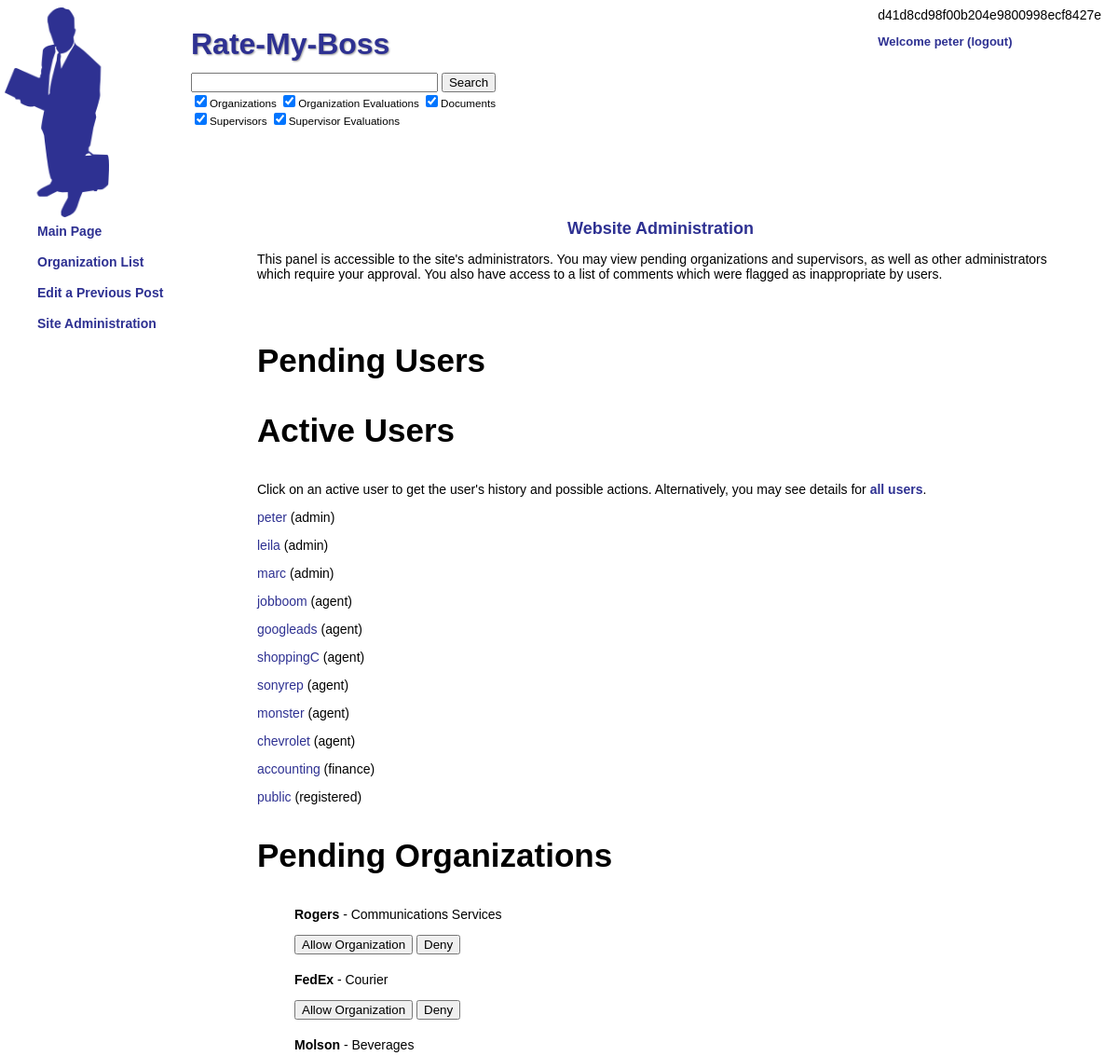
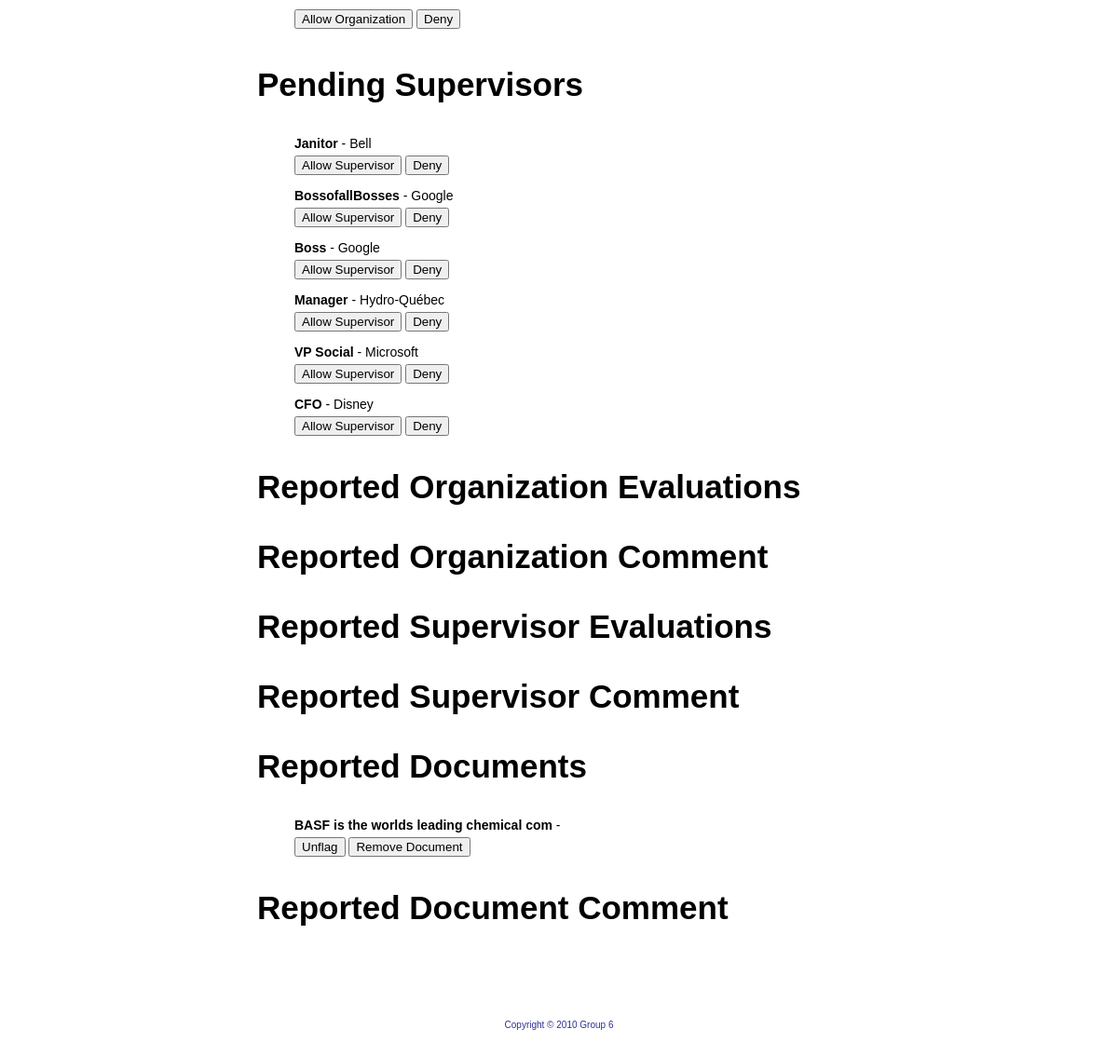
The page /index.php?page=siteadmin (signed in) on the database its author committed (2 pictures, top to bottom).
### tables this page shows
create table user
(
userId INT NOT NULL AUTO_INCREMENT,
name VARCHAR(40) NOT NULL,
password VARCHAR(40) NOT NULL,
type VARCHAR(40) NOT NULL,
question1 VARCHAR(100) NOT NULL,
question2 VARCHAR(100) NOT NULL,
question3 VARCHAR(100) NOT NULL,
answer1 VARCHAR(40) NOT NULL,
answer2 VARCHAR(40) NOT NULL,
answer3 VARCHAR(40) NOT NULL,
isPending INT NOT NULL,
PRIMARY KEY (userId)
);

create table organization
(
orgId INT NOT NULL AUTO_INCREMENT,
name VARCHAR(40) NOT NULL,
industryType VARCHAR(40) NOT NULL,
city VARCHAR(40) NOT NULL,
province VARCHAR(40) NOT NULL,
website VARCHAR(40),
numberofEmployees INT,
isPending INT NOT NULL,
PRIMARY KEY (orgId)
);

create table supervisor
(
superId INT NOT NULL AUTO_INCREMENT,
orgId INT NOT NULL,
title VARCHAR(40) NOT NULL,
levelOfAuthority INT,
isPending INT NOT NULL,
PRIMARY KEY (superId),
FOREIGN KEY (orgId) REFERENCES organization
);

create table document
(
docId INT NOT NULL AUTO_INCREMENT,
orgId INT NOT NULL,
title VARCHAR(40) NOT NULL,
filename VARCHAR(100) NOT NULL,
reported INT NOT NULL,
PRIMARY KEY (docId),
FOREIGN KEY (orgId) REFERENCES organization
);

### php/pages.php (called while the page is built, shortened)
<?php
$pageArray = array(
	"organization" => "../php/pages/organization.php",
	"evaluation" => "../php/pages/evaluation.php",
	"document" => "../php/pages/document.php",
	"supervisor" => "../php/pages/supervisor.php",
	"suggestorg" => "../php/pages/suggestorg.php",
	"suggestsuper" => "../php/pages/suggestsuper.php",
	"edit" => "../php/pages/edit.php",
	"evaluationform" => "../php/pages/evaluationform.php",
	"organizationid" => "../php/pages/organizationid.php",
	"evaluationid" => "../php/pages/evaluationid.php",
	"documentid" => "../php/pages/documentid.php",
	"supervisorid" => "../php/pages/supervisorid.php",
	"ratingform" => "../php/pages/ratingform.php",
	"documentform" => "../php/pages/documentform.php",
	"documentupload" => "../php/pages/upload_file.php"
);
switch ($usertype) {
case "admin":
	$pageArray["siteadmin"] = "../php/pages/siteadmin.php";
	$pageArray["siteadminid"] = "../php/pages/siteadminid.php";
	break;
}
?>

### php/pages/siteadmin.php (the view, shortened to what this page needs)
	<div class="main">
			<h1>Website Administration</h1>
			<p>This panel is accessible to the site's administrators. You may
			view pending organizations and supervisors, as well as other administrators
			which require your approval. You also have access to a list of comments
			which were flagged as inappropriate by users.</p>
			<br />
<?php
echo "		<h3>Pending Users</h3>
			<ul>
	";
echo "		</ul>";
$query = "SELECT * FROM user WHERE NOT isPending ORDER BY type";
$result = mysql_query($query);
echo "	<h3>Active Users</h3>
	<p>Click on an active user to get the user's history and possible actions.
	Alternatively, you may see details for <a href='index.php?page=siteadmin&id=0'><strong>all users</strong></a>.</p>
	";
while ($row = mysql_fetch_array($result)) {
	echo "
		<p><a href='index.php?page=siteadmin&id=$row[userId]'>$row[name]</a> ($row[type])</p>
		";
}
$query = "SELECT * FROM organization WHERE isPending";
$result = mysql_query($query);
echo "		<h3>Pending Organizations</h3>
			<ul>
	";
while ($row = mysql_fetch_array($result)) {
	echo "<li>
		<form action='' method='post'>
		<p><strong>$row[name]</strong> - $row[industryType]</p>
		<input type='submit' name='confirm_org_$row[orgId]' value='Allow Organization'/>
		<input type='submit' name='deny_org_$row[orgId]' value='Deny'/></li>
		";
}
echo "		</ul>";
$query = "SELECT * FROM supervisor WHERE isPending ORDER BY orgId";
$result = mysql_query($query);
echo "		<h3>Pending Supervisors</h3>
			<ul>
	";
while ($row = mysql_fetch_array($result)) {
	$subquery = "SELECT name FROM organization WHERE orgId=$row[orgId]";
	$subresult = mysql_query($subquery);
	$subrow = mysql_fetch_array($subresult);
	echo "<li>
		<form action='' method='post'>
		<strong>$row[title]</strong> - $subrow[name]</li>
		<input type='submit' name='confirm_super_$row[superId]' value='Allow Supervisor'/>
		<input type='submit' name='deny_super_$row[superId]' value='Deny'/></p>
		";
}
echo "		</ul>";
echo "		<h3>Reported Organization Evaluations</h3>
			<ul>
	";
echo "		</ul>";
echo "		<h3>Reported Organization Comment</h3>
			<ul>
	";
echo "		</ul>";
echo "		<h3>Reported Supervisor Evaluations</h3>
			<ul>
	";
echo "		</ul>";
echo "		<h3>Reported Supervisor Comment</h3>
			<ul>
	";
echo "		</ul>";
$query = "SELECT * FROM document WHERE reported ORDER BY orgId";
$result = mysql_query($query);
echo "		<h3>Reported Documents</h3>
			<ul>
	";
while ($row = mysql_fetch_array($result)) {
	$subquery = "SELECT name FROM organization WHERE orgId=$row[orgId]";
	$subresult = mysql_query($subquery);
	$subrow = mysql_fetch_array($subresult);
	echo "<li>
		<form action='' method='post'>
		<strong>$row[title]</strong> - $subrow[orgId]</li>
		<input type='submit' name='confirm_doc_$row[docId]' value='Unflag'/>
		<input type='submit' name='deny_doc_$row[docId]' value='Remove Document'/>
		";
}
echo "		</ul>";
echo "		<h3>Reported Document Comment</h3>
			<ul>
	";
echo "		</ul>";
?>
	</div>

### php/header.php (shortened to what this page needs)
<!DOCTYPE html PUBLIC "-//W3C//DTD XHTML 1.0 Strict//EN"
"http://www.w3.org/TR/xhtml1/DTD/xhtml1-strict.dtd">
<html xmlns="http://www.w3.org/1999/xhtml">
<head>
	<link rel="stylesheet" href="style.css" type="text/css" />
</head>
<body>
	<div class="header">
		<img src="images/logo.png" alt="RMB Logo" height=225px/>
		<h1><a href="index.php">Rate-My-Boss</a></h1>
	</div>

### php/login.php (shortened to what this page needs)
	<div class="login">
<?php
include "../php/checklogin.php";
if ( !isset($_SESSION["username"]) ) {
	echo("		<form action='' method='post'>\n");
	echo("			<p>Username:&nbsp;&nbsp;<input class='loginbox' type='text' name='username' /></p>\n");
	echo("			<p>Password:&nbsp;&nbsp;<input class='loginbox' type='password' name='password' /></p>\n");
	echo("			<p>Remember me&nbsp;<input type='checkbox' name='remember' />\n");
	echo("			&nbsp;&nbsp;&nbsp;&nbsp;&nbsp;&nbsp;&nbsp;&nbsp;&nbsp;&nbsp;&nbsp;&nbsp;&nbsp;&nbsp;");
	echo("			<input type='submit' name='sublogin' value='Login' /></p>\n");
	echo("		</form>\n");
	switch ($_SESSION["error"]) {
	case 0:
		echo("	<p>Enter your username and password.</p>\n");
		break;
	case 1:
		echo("	<p>Error: Please enter your username.</p>\n");
		break;
	case 2:
		echo("	<p>Error: Please enter your password.</p>\n");
		break;
	case 3:
		echo("	<p>Error: This user does not exist.</p>\n");
		break;
	case 4:
		echo("	<p>Error: Incorrect password.</p>\n");
		break;
	}
}
else {
	echo("	<p>Welcome <strong>{$_SESSION['username']}</strong> (<a href='logout.php'>logout</a>)</p>\n");
}
?>
	</div>

### php/checklogin.php (shortened to what this page needs)
<?php
$password = md5($_POST["password"]);
echo $password;
?>

### php/searchbox.php
<div class="search">
	<form action="index.php" method="get">
		<input type="text" name="search" size=30 /> <input type="submit" value="Search" /><br />
		<small>
		<input type="checkbox" name="stype[]" value="org" CHECKED/>Organizations
		<input type="checkbox" name="stype[]" value="orgEval" CHECKED/>Organization Evaluations
		<input type="checkbox" name="stype[]" value="doc" CHECKED />Documents <br />
		<input type="checkbox" name="stype[]" value="super" CHECKED/>Supervisors
		<input type="checkbox" name="stype[]" value="superEval" CHECKED />Supervisor Evaluations
		</small>
	</form>
</div>

### www/index.php (shortened to what this page needs)
<?php
include("../php/header.php");
include("../php/login.php");
include("../php/searchbox.php");
include("../php/pages.php");
if(isset($_GET["page"])) {
	if(array_key_exists($_GET["page"], $pageArray)) {
		if(isset($_GET["id"])) {
			include($pageArray[$_GET["page"]."id"]);
		} else {
			include($pageArray[$_GET["page"]]);
		}
	}
}
include("../php/menu.php");
include("../php/footer.php");
?>

### php/menu.php (shortened to what this page needs)
	<div class="menu">
		<ul>
<?php
print "			<li><strong><a href=index.php?>Main Page</a></strong></li>\n";
print "			<li><strong><a href=index.php?page=organization>Organization List</a></strong></li>\n";
if (isset($pageArray["register"])) {
	print "			<li><strong><a href=index.php?page=register>Register an Account</a></strong></li>\n";
}
else {
	print "			<li><strong><a href=index.php?page=edit>Edit a Previous Post</a></strong></li>\n";
}
if (isset($pageArray["siteadmin"])) {
	print "			<li><strong><a href=index.php?page=siteadmin>Site Administration</a></strong></li>\n";
}
?>
		</ul>
	</div>

### php/footer.php
	<div class="footer">
		<p>Copyright &copy; <?php echo date("Y")?> Group 6</p>
	</div>
</body>
</html>

### www/style.css (style rules this page uses)
body { font-family: Helvetica, Arial, sans-serif; font-size: 14px; color: #000000; }
h1 { font-size: 18px; font-weight: bold; color: #2E3192; text-align: center; }
h3 { font-size: 2.5em; }
strong { font-weight: bold; }
a { color: #2E3192; text-decoration: none; }
.header { position: absolute; height: 110px; left: 5px; right: 200px; z-index:-1 }
.header h1 { position: absolute; top: 0px; left: 200px; text-shadow: 1px 1px 2px #999999; font-size: 32px; font-weight: bold; color: #2E3192; font-family: inherit; }
.login { float: right; top: 0px; left: 500px; margin-right: 10px; margin-top:0px; z-index:5; }
.login p { font-size: 13px; font-weight: bold; color: #2E3192; }
.search { position: relative; top: 70px; left: 197px; z-index:2; overflow-x:hidden; }
.menu { position: absolute; top: 220px; left: 0px; line-height: 200%; font-size: 14px; color: #2E3192; }
.main { margin-top: 168px; margin-left: 268px; margin-right: 50px; }
ul { list-style: none; }
li { padding-bottom: 5px; }
.footer { font-size: 10px; text-align: center; margin-top: 100px; margin-bottom: 50px; color: #2E3192; }

### rows shown on the page
user: name "peter", type "admin"
user: name "leila", type "admin"
user: name "marc", type "admin"
user: name "jobboom", type "agent"
user: name "googleads", type "agent"
user: name "shoppingC", type "agent"
user: name "sonyrep", type "agent"
user: name "monster", type "agent"
user: name "chevrolet", type "agent"
user: name "accounting", type "finance"
user: name "public", type "registered"
organization: name "Rogers", industryType "Communications Services"
organization: name "FedEx", industryType "Courier"
organization: name "Molson", industryType "Beverages"
supervisor: title "Janitor", orgId.name "Bell"
supervisor: title "BossofallBosses", orgId.name "Google"
supervisor: title "Boss", orgId.name "Google"
supervisor: title "Manager", orgId.name "Hydro-Québec"
supervisor: title "VP Social", orgId.name "Microsoft"
supervisor: title "CFO", orgId.name "Disney"
document: title "BASF is the worlds leading chemical com"

### other values the page prints
$password "d41d8cd98f00b204e9800998ecf8427e"
$_SESSION['username'] "peter"
